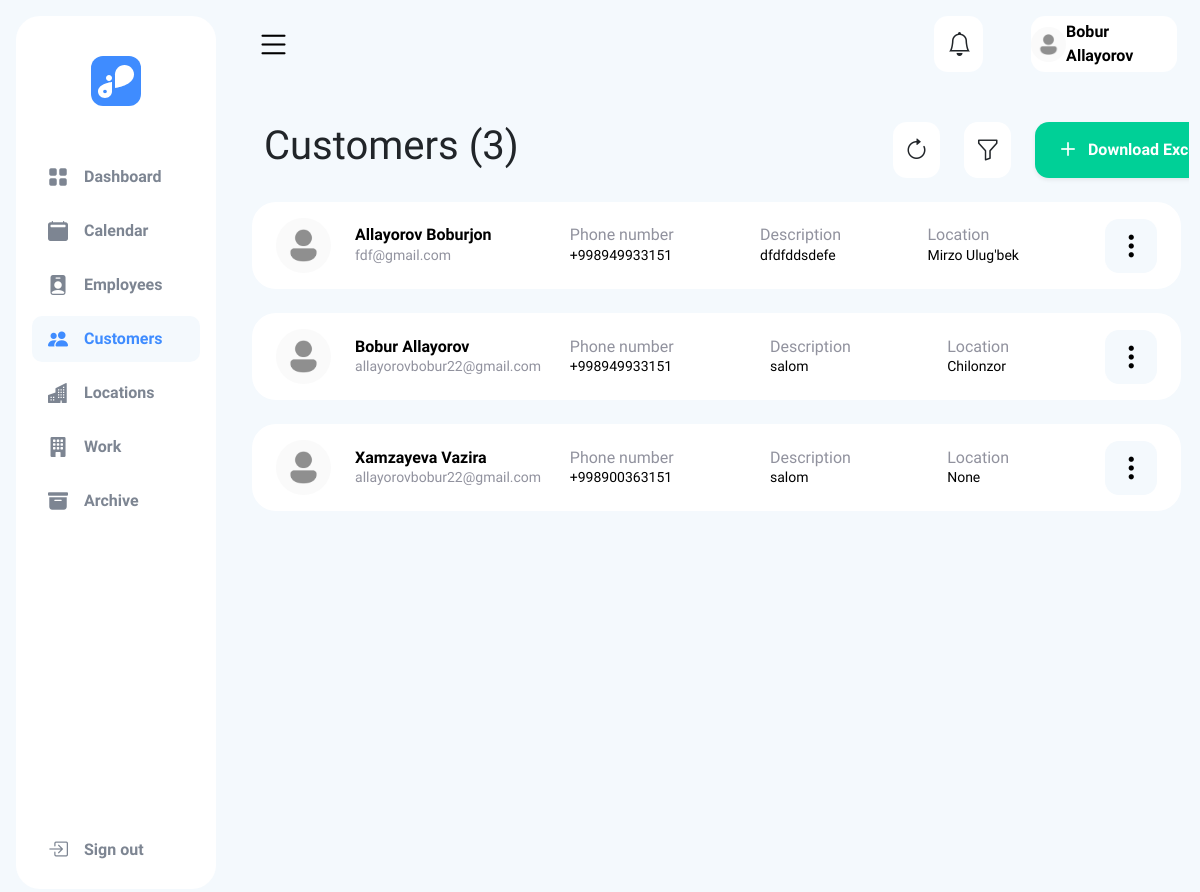
The page /iservice/customers/ (signed in) on the database its author committed.
### user/models.py (models this page shows, shortened)
class User(AbstractBaseUser, PermissionsMixin):
    class Role(models.TextChoices):
        DIRECTOR = 'director', 'Director'
        EMPLOYEE = 'employee', 'Employee'
    email = models.EmailField(unique=True)
    full_name = models.CharField(max_length=255, verbose_name=_('toliq_ism'),
                                 help_text=_("Iltimos to'liq isimni yozing."),
                                 validators=[validate_f_name], blank=True, default='')
    p_number = models.CharField(max_length=13,
                                validators=[PhoneValidator()],
                                verbose_name=_('telefon_raqam'),
                                help_text=_('Iltimos, raqamni to\'g\'ri kiriting. Masalan: +998123456789'),
                                error_messages={'invalid': _('Iltimos, to‘g‘ri telefon raqamini kiriting!')},
                                blank=True, default='')
    birthdate = models.DateField(blank=True, null=True, verbose_name=_('birthdate'),)
    position = models.CharField(max_length=255, verbose_name=_('ish joyi'),
                                 help_text=_("Iltimos ish joyini kiriting."), blank=True, default='')
    role = models.CharField(
        max_length=20,
        choices=Role.choices,
        default=Role.EMPLOYEE
    )
    location = models.ForeignKey(
        Location,
        on_delete=models.SET_NULL,
        null=True,
        blank=True,
        verbose_name=_("location"),
        related_name="users"
    )
    is_active = models.BooleanField(default=True)
    is_superuser = models.BooleanField(default=False)
    is_staff = models.BooleanField(default=False)
    date_joined = models.DateTimeField(default=timezone.now)
    last_login = models.DateTimeField(blank=True, null=True)
    objects = CustomUserManager()
    USERNAME_FIELD = 'email'
    EMAIL_FIELD = 'email'
    REQUIRED_FIELDS = []  # Email and password are prompted by default
    class Meta:
        verbose_name = 'User'
        verbose_name_plural = 'Users'

### iservice/models.py (models this page shows, shortened)
class Customer(models.Model):
    full_name = models.CharField(max_length=50, verbose_name=_('toliq_ism'),
                                 help_text=_("Iltimos mijozning to'liq ismini kiriting."),
                                 validators=[validate_f_name])
    p_number = models.CharField(max_length=13,
                                validators=[PhoneValidator()],
                                verbose_name=_('telefon_raqam'),
                                help_text=_("Iltimos, telefon raqamni to'ri kiriting. Masalan: +998123456789"),
                                error_messages={'invalid': _('Iltimos, to‘g‘ri telefon raqamini kiriting!')}, )
    email = models.EmailField(verbose_name=_('pochta'), blank=True, null=True,
                              help_text=_("Iltimos, Email manzilingizni kiriting."), )
    description = models.TextField(verbose_name=_('tavsifi'), blank=True, null=True, )
    location = models.ForeignKey('Location', on_delete=models.SET_NULL, null=True, blank=True,
                                 verbose_name=_('joylashuv'))
    created_at = models.DateField(auto_now_add=True, verbose_name=_("yaratilgan vaqti"))
    updated_at = models.DateField(auto_now=True, verbose_name=_("o'zgartirilgan vaqti"))
    class Meta:
        verbose_name = "Mijoz"
        verbose_name_plural = "Mijozlar"

class Location(models.Model):
    location_name = models.CharField(max_length=50, verbose_name=_('location_name'), )
    location_description = models.TextField(verbose_name=_('location_description'), blank=True, null=True, )
    created_at = models.DateField(auto_now_add=True, verbose_name=_("yaratilgan vaqti"), null=True, blank=True)
    updated_at = models.DateField(auto_now=True, verbose_name=_("o'zgartirilgan vaqti"), null=True, blank=True)
    def __str__(self):
        return self.location_name
    class Meta:
        verbose_name = "Joylashuv"
        verbose_name_plural = "Joylashuvlar"

### iservice/views.py (the view)
# urls.py: path('customers/', views.customers_view, name='customers'),
@login_required(login_url="login")
def customers_view(request):
    if request.user.is_superuser:
        user_l = None
        customers = Customer.objects.all()
    else:
        user_l = User.objects.get(email=request.user.email).location
        customers = Customer.objects.all().filter(location=user_l)
    customers_filter = CustomerFilter(request.GET, queryset=customers)
    c_count = customers_filter.qs.count()
    if request.method == 'POST':
        form = CustomerForm(request.POST)
        if form.is_valid():
            customer_f = form.save(commit=False)
            customer_f.location = user_l
            customer_f.save()
            return redirect('customers')
    else:
        form = CustomerForm()
    return render(request, 'customers.html', {'form': form, 'c_count': c_count, 'filter': customers_filter})

### templates/customers.html (shortened to what this page needs)
{% extends 'layouts/base.html' %}
{% load static %}
{% block content %}
    <section id="emp" style="height: 100%; overflow-y: auto; display: block;">
        <div class="emp_set col-12 row ps-5 pb-4 m-0 justify-content-between align-items-center"
             style="background-color: #f4f9fd; padding-top: 50px;">
            <div class="col-4 px-0">
                <h1 class="font_f_n">Customers ({{ c_count }})</h1>
            </div>
            <div class="col-4 d-flex justify-content-between align-items-center">
                <div class="emp_f col-2 px-0">
                    <a class="btn bg-white py-3 d-flex justify-content-evenly align-items-center hover_block"
                       href="#" onclick="reloadPage()" style="border-radius: 14px; height: 56px;">
                        <i class="bi bi-arrow-clockwise position-absolute fs-4 text-black"></i>
                    </a>
                </div>
                <div class="emp_f col-2 px-0">
                    <div class="dropdown">
                        <a class="btn bg-white py-3 d-flex justify-content-evenly align-items-center hover_block"
                           href="#" type="button" data-bs-toggle="offcanvas" data-bs-target="#offcanvasWithBothOptions"
                           aria-controls="offcanvasWithBothOptions" style="border-radius: 14px; height: 56px;">
                            <i class="bi bi-funnel position-absolute fs-4 text-black"></i>
                        </a>
                    </div>
                </div>
                {% if request.user.role == "director" %}
                    <div class="col-lg-6 col-2 px-0">
                        <a href="{% url 'download_customers_excel' %}?{{ request.GET.urlencode }}"
                           class="btn text-white col-lg-6 col-2 py-3 shadow-sm bg-body-tertiary font_f_n fs-6 fw-bold d-flex justify-content-evenly align-items-center hover_block_g"
                           style="border-radius: 14px; height: 56px; text-decoration: none; color: black;width: 185px; background-color: #00D097;">
                            <i class="bi bi-plus fs-3 text-black"></i>
                            Download Excel
                        </a>
                    </div>
                {% endif %}
            </div>
        </div>
        <div class="emp_data row ps-5 me-2" style="display: block; height: 78%; overflow-y: auto;">
            {% for customer in filter.qs %}
                <div class="mb-4 px-4 bg-white d-flex justify-content-between align-items-center"
                     style="border-radius: 24px;">
                    <div class="col-3 py-3 d-flex justify-content-start align-items-center" style="color: black;">
                        <img src="{% static 'main/img/profile_image.png' %}" alt="" class="col-3 me-4 rounded-circle">
                        <div class="">
                            <h3 class="font_f_n fs-6 fw-bold mb-0">{{ customer.full_name }}</h3>
                            <p class="font_f_n color_g2 mb-0" style="font-size: 14px;">{% if customer.email != None %}
                                {{ customer.email }}
                            {% else %}
                                email@gmail.com
                            {% endif %}</p>
                        </div>
                    </div>
                    <div class="col-8 py-3 d-flex justify-content-between align-items-center" style="color: black;">
                        <div class="">
                            <h3 class="font_f_n color_g2 fs-6 fw-light mb-0">Phone number</h3>
                            <p class="font_f_n mb-0" style="font-size: 14px;">{{ customer.p_number }}</p>
                        </div>
                        <div class="">
                            <h3 class="font_f_n color_g2 fs-6 fw-light mb-0">Description</h3>
                            <p class="font_f_n mb-0" style="font-size: 14px;">{% if customer.description != '' %}
                                {{ customer.description|truncatechars_html:27 }}
                            {% else %}
                                Lorem ipsum dolor sit amet,
                            {% endif %}</p>
                        </div>
                        {% if request.user.role == 'director' %}
                            <div class="">
                                <h3 class="font_f_n color_g2 fs-6 fw-light mb-0">Location</h3>
                                <p class="font_f_n mb-0" style="font-size: 14px;">{{ customer.location }}</p>
                            </div>
                        {% endif %}
                        {% if request.role == "employee" %}
                            <div class="">
                                <a href="{% url 'customer_detail' id=customer.id %}"
                                   class="btn text-white border-0 d-flex justify-content-evenly align-items-center"
                                   style="border-radius: 14px; background-color: #f4f9fd;">
                                    <i class="bi bi-three-dots-vertical fs-3"
                                       style="color: black !important;"></i>
                                </a>
                            </div>
                        {% else %}
                            <div class="dropdown">
                                <button class="btn text-white border-0 d-flex justify-content-evenly align-items-center"
                                        style="border-radius: 14px; background-color: #f4f9fd;" type="button"
                                        data-bs-toggle="dropdown" aria-expanded="false">
                                    <i class="bi bi-three-dots-vertical fs-3"
                                       style="color: black !important;"></i>
                                </button>
                            </div>
                        {% endif %}
                    </div>
                </div>
            {% empty %}
                <h3 class="font_f_n color_g2">There is no such customer</h3>
            {% endfor %}
        </div>
        </div>
{% endblock content %}

### templates/layouts/navbar.html (shortened to what this page needs)
{% load static %}
<div class="sidebarl_b d-flex flex-column flex-shrink-0 p-3 bg-light"
     style="height: 96vh;background-color: #ffffff !important;border-radius: 24px;">
    <a href="{% url 'dashboard' %}"
       class="d-flex justify-content-center align-items-center pt-4 link-dark text-decoration-none">
        <img src="{% static '/main/img/Company-logo-b.svg' %}" alt="">
    </a>
    <ul class="nav nav-pills flex-column mb-auto pt-5">
        <li class="nav-item">
            {% url 'dashboard' as dashboard %}
            <a href="{{ dashboard }}" class="nav-link color_g font_f_n mb-2 fs-6 fw-medium
                d-flex align-items-center"
               aria-current="page">
                <i class="bi bi-grid-fill fs-5"></i>
                <span>Dashboard</span>
            </a>
        </li>
        <li>
            {% url 'calendar' as calendar %}
            <a href="{{ calendar }}" class="nav-link color_g font_f_n mb-2 fs-6 fw-medium
                d-flex align-items-center">
                <i class="bi bi-calendar2-fill fs-5"></i>
                <span>Calendar</span>
            </a>
        </li>
        {% if request.user.role == 'director' %}
            <li>
                {% url 'employees' as employees %}
                <a href="{{ employees }}" class="nav-link color_g font_f_n mb-2 fs-6 fw-medium
                d-flex align-items-center">
                    <i class="bi bi-person-badge-fill fs-5"></i>
                    <span>Employees</span>
                </a>
            </li>
        {% endif %}
        <li>
            {% url 'customers' as customers %}
            <a href="{{ customers }}" class="nav-link color_g font_f_n mb-2 fs-6 fw-medium
                {% if request.path == customers or '/customer_detail/' in request.path %}
                    active_
                {% endif %}
                d-flex align-items-center">
                <i class="bi bi-people-fill fs-5"></i>
                <span>Customers</span>
            </a>
        </li>
        {% if request.user.role == 'director' %}
            <li>
                {% url 'locations' as locations %}
                <a href="{{ locations }}" class="nav-link color_g font_f_n mb-2 fs-6 fw-medium
                d-flex align-items-center">
                    <i class="bi bi-buildings-fill fs-5"></i>
                    <span>Locations</span>
                </a>
            </li>
        {% endif %}
        <li>
            {% url 'tasks' as tasks %}
            <a href="{{ tasks }}" class="nav-link color_g font_f_n mb-2 fs-6 fw-medium
                d-flex align-items-center">
                <i class="bi bi-building-fill fs-5"></i>
                <span>Work</span>
            </a>
        </li>
        <li>
            {% url 'tasks_archive' as tasks_archive %}
            <a href="{{ tasks_archive }}" class="nav-link color_g font_f_n mb-2 fs-6 fw-medium
                d-flex align-items-center">
                <i class="bi bi-archive-fill fs-5"></i>
                <span>Archive</span>
            </a>
        </li>
    </ul>
    <ul class="nav nav-pills flex-column">
        <li>
            <a href="{% url 'logout' %}" class="nav-link color_g font_f_n fs-6 fw-medium d-flex align-items-center">
                <i class="bi bi-box-arrow-in-right fs-5"></i>
                <span>Sign out</span>
            </a>
        </li>
    </ul>
</div>
<div class="col-10 navbar_b">
    <div class="col-12 row row ps-4 m-0 justify-content-between align-items-center">
        <div class="col-4 px-0 i-search d-flex align-items-center">
            <ul class="d-flex justify-content-between align-items-center mb-0 ps-1">
                <li style="list-style: none;">
                    <button class="navbar-toggler border-0" id="sidebarToggle" type="menu" data-bs-toggle="offcanvas"
                            data-bs-target="#offcanvasNavbar" aria-controls="offcanvasNavbar">
                        <a class="heanav border-bottom-0" id="menu" aria-current="page" href="#"><i class="bi bi-list"
                                                                                                    style="font-size: 35px; font-weight: 400;color:black;"></i></a>
                    </button>
                </li>
            </ul>
        </div>
        <div class="col-4 d-flex justify-content-end align-items-center">
            <div class="col-2 px-0 me-5">
                <div class="dropdown">
                    <a class="btn bg-white py-3 d-flex justify-content-evenly align-items-center position-relative hover_block"
                       href="#"
                       role="button" id="dropdownMenuLink" data-bs-toggle="dropdown" aria-expanded="false"
                       style="border-radius: 14px; height: 56px;">
                        <i class="bi bi-bell fs-4 text-black"></i>
                    </a>
                </div>
            </div>
            <a class="col-lg-6 col-2 px-0 bg-white py-3 font_f_n fs-6 fw-bold d-flex justify-content-evenly align-items-center hover_block"
               href="#" style="border-radius: 14px; height: 56px; text-decoration: none; color: black;">
                <img src="{% static '/main/img/profile_image.png' %}" alt="" class=""
                     style="height: 35px; border-radius: 30px">
                {{ request.user.full_name }}
            </a>
        </div>
    </div>

### rows shown on the page
User: user.full_name "Bobur Allayorov"
Customer: full_name "Allayorov Boburjon", email "fdf@gmail.com", p_number "+998949933151", description "dfdfddsdefe", location "Mirzo Ulug'bek"
Customer: full_name "Bobur Allayorov", email "allayorovbobur22@gmail.com", p_number "+998949933151", description "salom", location "Chilonzor"
Customer: full_name "Xamzayeva Vazira", email "allayorovbobur22@gmail.com", p_number "+998900363151", description "salom", location "None"

### other values the page prints
{{ c_count }} "3"
